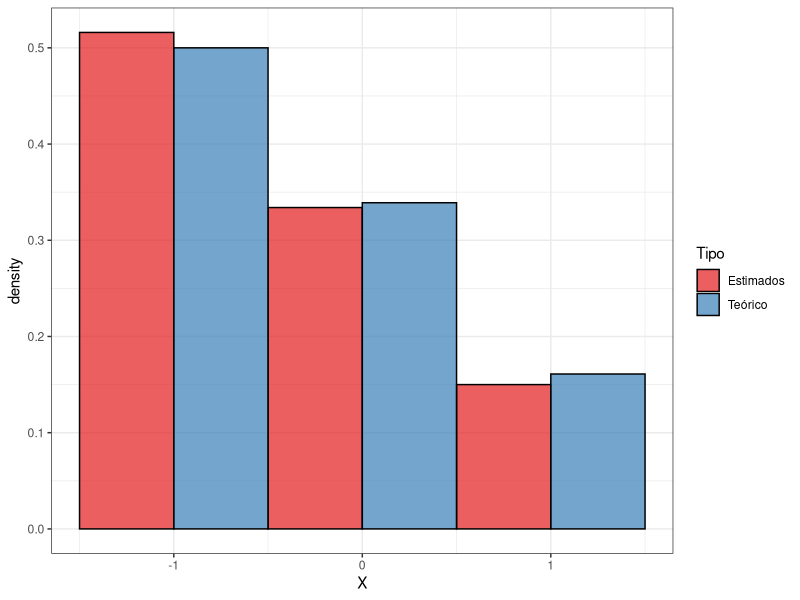
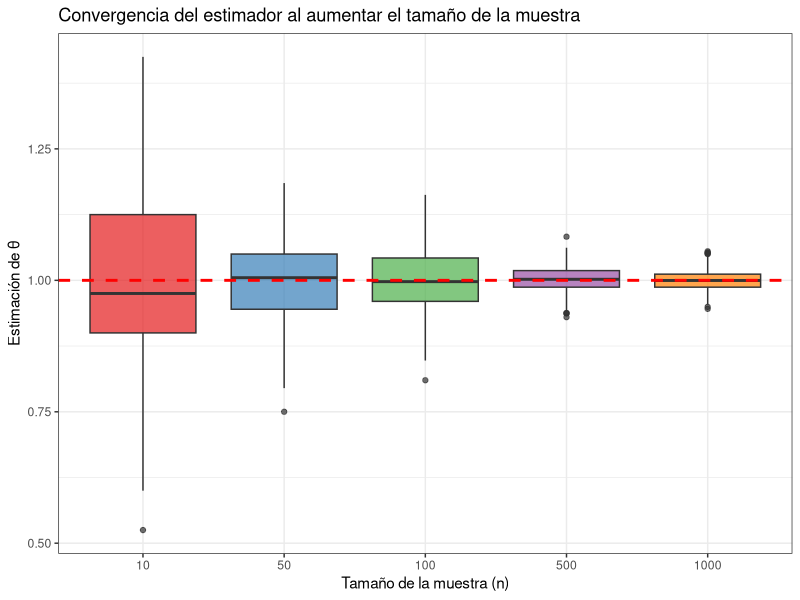
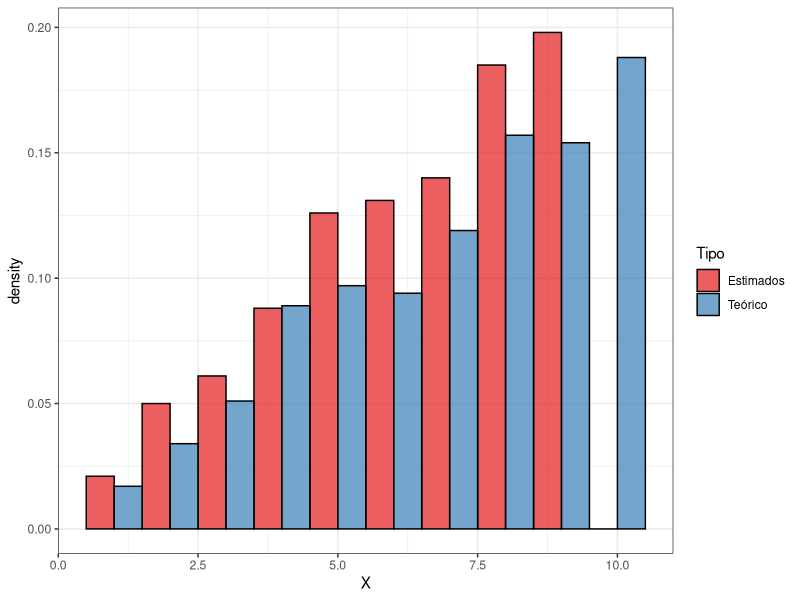
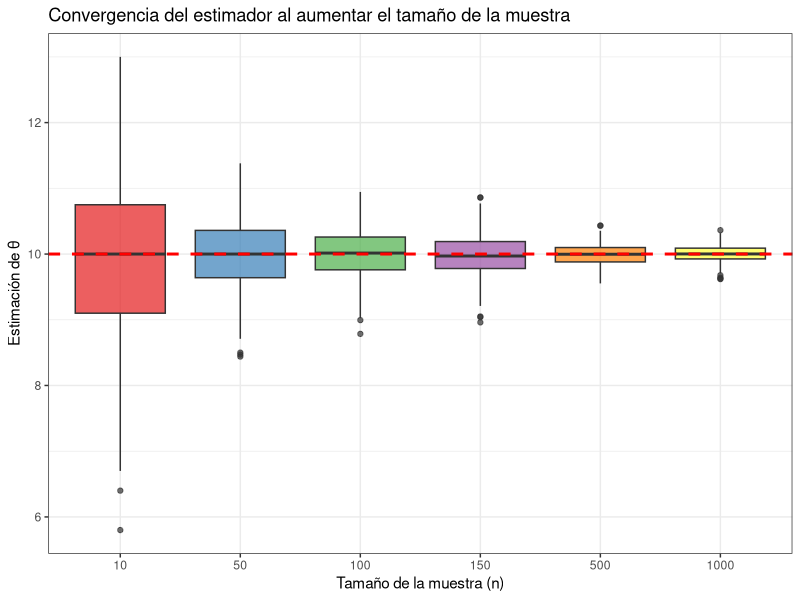
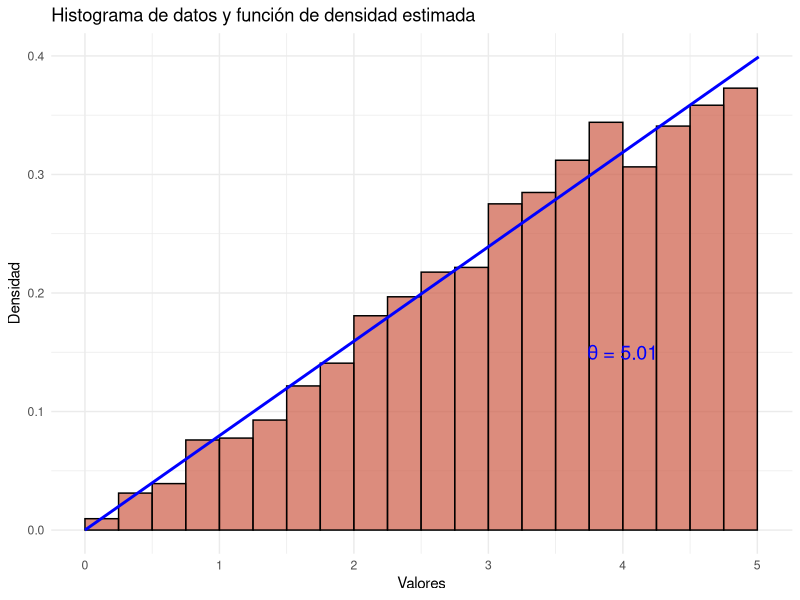
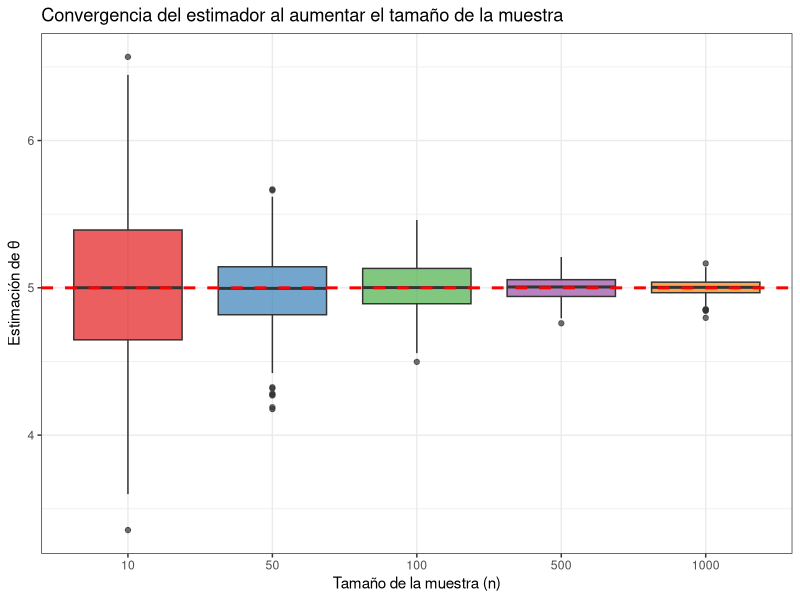
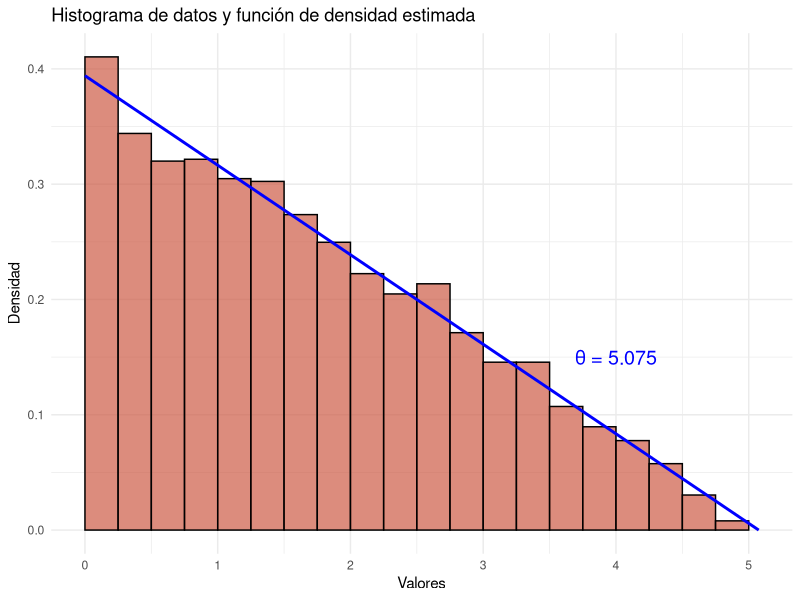
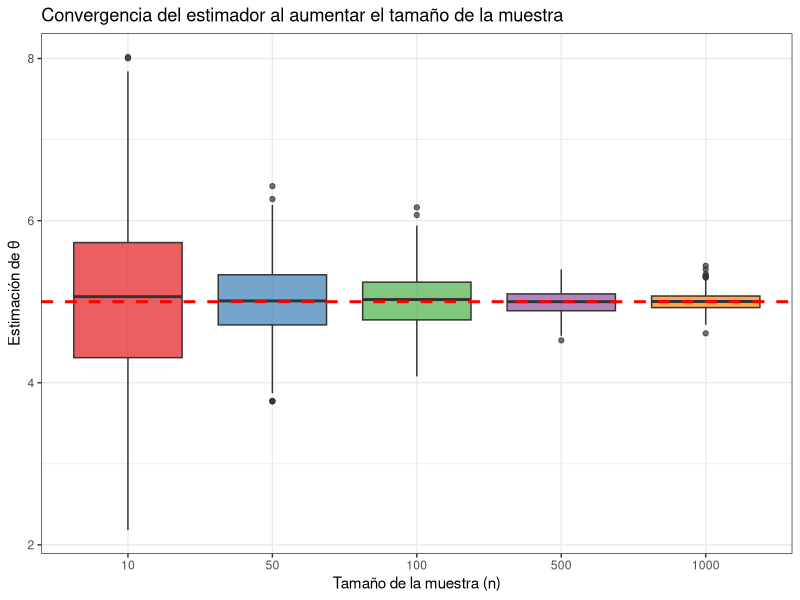

The R script that drew these images, in order:
## ---- chunk 1
#| include: false

library(tidyverse)
library(knitr)
library(kableExtra)
library(readxl)
library(RColorBrewer)
## ---- chunk 2
# Parámetro fijo
theta_fijo <- 1

# Función de probabilidad 
dexr <- function(x, theta){
f_x <-ifelse(x == -1, theta/2, ifelse(x == 0, theta/3, ifelse(x == 1, 1 - 5*theta/6, 0)))
return(f_x)
}

# Función para generar muestra aleatoria
rexr <- function(n, theta){
  X <- sample(c(-1, 0, 1), size = n, replace = TRUE, prob = c(theta/2, theta/3, 1 - 5*theta/6))
  return(X)
}

# Función para estimar theta
estimar_theta <- function(X){
  theta_hat <- (3 * (1 - mean(X))) / 4
  return(theta_hat)
}


df_exr <- data.frame(X = rexr(1000, theta_fijo), Tipo = "Teórico")

theta_hat <- estimar_theta(df_exr$X)

df_temp <- data.frame(X = rexr(1000, theta_hat), Tipo = "Estimados")

df_exr <- rbind(df_exr, df_temp)

ggplot(df_exr)+
  geom_histogram(aes(x = X, y = after_stat(density), fill =Tipo), bins = 3, center = -1, color = "black", alpha = 0.7, position ="dodge")+
  scale_fill_brewer(palette = "Set1")+
  theme_bw()
  





## ---- chunk 3
# Tamaños de muestra y número de réplicas
tamano <- c(10, 50, 100, 500, 1000)
N <- 500

# Data frame para almacenar los resultados

df_convergencia <- data.frame()

# Simulación y cálculo del estimador para cada tamaño de muestra
for (n in tamano){
  estimacion_n <- replicate(N, {
    X <- rexr(n, theta_fijo)
    estimar_theta(X)
  })
  df_temp <- data.frame(n = as.factor(n), Estimacion = estimacion_n)
  df_convergencia <- rbind(df_convergencia, df_temp)
}

# Gráfico de convergencia

ggplot(df_convergencia)+
  geom_boxplot(aes(x = n, y = Estimacion, fill = n), alpha = 0.7)+
  geom_hline(yintercept = theta_fijo, color = "red", linetype = "dashed", linewidth = 1)+
  scale_fill_brewer(palette = "Set1")+
  labs(title = "Convergencia del estimador al aumentar el tamaño de la muestra",
       x = "Tamaño de la muestra (n)",
       y = "Estimación de θ")+
  theme_bw()+
  theme(legend.position = "none")

## ---- chunk 4
# Parámetro fijo
theta_fijo <- 10

# Función de probabilidad 
dexr <- function(x, theta){
f_x <- 2*x/(theta * (theta+1))
return(f_x)
}

# Función para generar muestra aleatoria
rexr <- function(n, theta){
  X <- sample(1:theta, size = n, replace = TRUE, prob = dexr(1:theta, theta))
  return(X)
}

# Función para estimar theta
estimar_theta <- function(X){
  theta_hat <- (3*mean(X)-1)/2
  return(theta_hat)
}


df_exr <- data.frame(X = rexr(1000, theta_fijo), Tipo = "Teórico")

theta_hat <- estimar_theta(df_exr$X)

cat("El valor estimado del parámetro es:", round(theta_hat,4))

df_temp <- data.frame(X = rexr(1000, theta_hat), Tipo = "Estimados")

df_exr <- rbind(df_exr, df_temp)

ggplot(df_exr)+
  geom_histogram(aes(x = X, y = after_stat(density), fill =Tipo), binwidth = 1, center = 1, color = "black", alpha = 0.7, position ="dodge")+
  scale_fill_brewer(palette = "Set1")+
  theme_bw()
  





## ---- chunk 5
# Tamaños de muestra y número de réplicas
tamano <- c(10, 50, 100,150, 500, 1000)
N <- 500

# Data frame para almacenar los resultados

df_convergencia <- data.frame()

# Simulación y cálculo del estimador para cada tamaño de muestra
for (n in tamano){
  estimacion_n <- replicate(N, {
    X <- rexr(n, theta_fijo)
    estimar_theta(X)
  })
  df_temp <- data.frame(n = as.factor(n), Estimacion = estimacion_n)
  df_convergencia <- rbind(df_convergencia, df_temp)
}

# Gráfico de convergencia

ggplot(df_convergencia)+
  geom_boxplot(aes(x = n, y = Estimacion, fill = n), alpha = 0.7)+
  geom_hline(yintercept = theta_fijo, color = "red", linetype = "dashed", linewidth = 1)+
  scale_fill_brewer(palette = "Set1")+
  labs(title = "Convergencia del estimador al aumentar el tamaño de la muestra",
       x = "Tamaño de la muestra (n)",
       y = "Estimación de θ")+
  theme_bw()+
  theme(legend.position = "none")

## ---- chunk 6
#| fig-align: center

# Parámetro fijo

theta_fijo <- 5

# Función de densidad
dexr <- function(x, theta){
  f_x <- ifelse(x >= 0 & x <= theta, (2*x)/(theta^2), 0)
  return(f_x)
}

# Función para generar muestra aleatoria
rexr <- function(n, theta){
  U <- runif(n)
  X <- theta * sqrt(U)
  return(X)
}


# Función para estimar theta

estimar_theta <- function(X){
  theta_hat <- (3 * mean(X)) / 2
  return(theta_hat)
}


df_exr <- data.frame(X = rexr(5000, theta_fijo))
theta_hat <- estimar_theta(df_exr$X)


ggplot(df_exr)+
  geom_histogram(aes(x = X, y = after_stat(density)), binwidth =0.25, color = "black", fill = "coral3", alpha = 0.7, boundary=0)+
  stat_function(fun = dexr, args = list(theta = theta_hat), color = "blue", linewidth = 1, xlim = c(0, theta_hat))+
  annotate("text", x = 4, y = 0.15, label = paste("θ =", round(theta_hat,3)), color = "blue", size = 5)+
  labs(title = "Histograma de datos y función de densidad estimada",
       x = "Valores",
       y = "Densidad")+
  theme_minimal()





## ---- chunk 7
#| fig-align: "center"

# Tamaños de muestra y número de réplicas
tamano <- c(10, 50, 100, 500, 1000)
N <- 500

# Data frame para almacenar los resultados
df_convergencia <- data.frame()

# Simulación y cálculo del estimador para cada tamaño de muestra
for (n in tamano){
  estimacion_n <- replicate(N, {
    X <- rexr(n, theta_fijo)
    estimar_theta(X)
  })
  df_temp <- data.frame(n = factor(n), Estimacion = estimacion_n )
  df_convergencia <- rbind(df_convergencia, df_temp)
}

# Gráfico de convergencia
ggplot(df_convergencia)+
  geom_boxplot(aes(x = n, y = Estimacion, fill = n), alpha = 0.7)+
  geom_hline(yintercept = theta_fijo, color = "red", linetype = "dashed", linewidth = 1)+
  scale_fill_brewer(palette = "Set1")+
  labs(title = "Convergencia del estimador al aumentar el tamaño de la muestra",
       x = "Tamaño de la muestra (n)",
       y = "Estimación de θ")+
  theme_bw()+
  theme(legend.position = "none")

## ---- chunk 8
#| fig-align: center

# Parámetro fijo

theta_fijo <- 5

# Función de densidad
dexr <- function(x, theta){
  f_x <- 2*(theta-x)/(theta^2)
  return(f_x)
}

# Función para generar muestra aleatoria
rexr <- function(n, theta){
  U <- runif(n)
  X <- theta  - theta * sqrt(1-U)
  return(X)
}


# Función para estimar theta

estimar_theta <- function(X){
  theta_hat <- (3 * mean(X)) 
  return(theta_hat)
}


df_exr <- data.frame(X = rexr(5000, theta_fijo))
theta_hat <- estimar_theta(df_exr$X)


ggplot(df_exr)+
  geom_histogram(aes(x = X, y = after_stat(density)), binwidth =0.25, color = "black", fill = "coral3", alpha = 0.7, boundary=0)+
  stat_function(fun = dexr, args = list(theta = theta_hat), color = "blue", linewidth = 1, xlim = c(0, theta_hat))+
  annotate("text", x = 4, y = 0.15, label = paste("θ =", round(theta_hat,3)), color = "blue", size = 5)+
  labs(title = "Histograma de datos y función de densidad estimada",
       x = "Valores",
       y = "Densidad")+
  theme_minimal()





## ---- chunk 9
#| fig-align: "center"

# Tamaños de muestra y número de réplicas
tamano <- c(10, 50, 100, 500, 1000)
N <- 500

# Data frame para almacenar los resultados
df_convergencia <- data.frame()

# Simulación y cálculo del estimador para cada tamaño de muestra
for (n in tamano){
  estimacion_n <- replicate(N, {
    X <- rexr(n, theta_fijo)
    estimar_theta(X)
  })
  df_temp <- data.frame(n = factor(n), Estimacion = estimacion_n )
  df_convergencia <- rbind(df_convergencia, df_temp)
}

# Gráfico de convergencia
ggplot(df_convergencia)+
  geom_boxplot(aes(x = n, y = Estimacion, fill = n), alpha = 0.7)+
  geom_hline(yintercept = theta_fijo, color = "red", linetype = "dashed", linewidth = 1)+
  scale_fill_brewer(palette = "Set1")+
  labs(title = "Convergencia del estimador al aumentar el tamaño de la muestra",
       x = "Tamaño de la muestra (n)",
       y = "Estimación de θ")+
  theme_bw()+
  theme(legend.position = "none")

## ---- chunk 10
datos <- read_xlsx("./Tarea_4.xlsx")
## ---- chunk 11
# Cargar librerías necesarias
library(tidyverse)



# 1. Distribución Geométrica (Columna: Geometrica)
# E[X] = (1 - theta) / theta => theta = 1 / (mean(X) + 1)
theta_hat_geo <- 1 / (mean(datos$Geometrica) + 1)
cat("Estimador (theta_hat) para Geométrica:", theta_hat_geo, "\n")

# Gráfico para discreta (usando puntos y segmentos para la PMF)
x_vals_geo <- 0:max(datos$Geometrica)
df_teorico_geo <- data.frame(x = x_vals_geo, prob = dgeom(x_vals_geo, prob = theta_hat_geo))

plot_geo <- ggplot(datos) +
  geom_histogram(aes(x = Geometrica, y = after_stat(density)),
                 binwidth = 1, color = "black", fill = "coral3", alpha = 0.7) +
  geom_point(data = df_teorico_geo, aes(x = x, y = prob), color = "blue", size = 3) +
  geom_segment(data = df_teorico_geo, aes(x = x, xend = x, y = 0, yend = prob),
               color = "blue", linewidth = 1) +
  annotate("text", x = 10, y = 0.2,
           label = paste("θ =", round(theta_hat_geo, 4)), color = "blue", size = 5) +
  labs(title = "Geométrica: Histograma y PMF Estimada", x = "Valores (x)", y = "Densidad/Probabilidad") +
  theme_minimal()
# print(plot_geo)

# -----------------------------------------------------
# 2. Distribución Exponencial (Columna: Exp)
# E[X] = 1 / lambda => lambda = 1 / mean(X)
lambda_hat_exp <- 1 / mean(datos$Exp)
cat("Estimador (lambda_hat) para Exponencial:", lambda_hat_exp, "\n")

# Gráfico para continua
plot_exp <- ggplot(datos) +
  geom_histogram(aes(Exp, y = after_stat(density)), bins = 50, color = "black", fill = "coral3", alpha = 0.7, boundary=0) +
  stat_function(fun = dexp, args = list(rate = lambda_hat_exp), color = "blue", linewidth = 1) +
  annotate("text", x = 1.0, y = 2.0, 
           label = paste("λ =", round(lambda_hat_exp, 3)), color = "blue", size = 5) +
  labs(title = "Exponencial: Histograma y PDF Estimada", x = "Valores (x)", y = "Densidad") +
  theme_minimal()
# print(plot_exp)

# -----------------------------------------------------
# 3. Distribución Normal (Columna: Normal)
# E[X] = mu => mu_hat = mean(X)
# Var[X] = sigma^2 => sigma_hat = sd(X) (usando sd muestral no sesgado)
mu_hat_norm <- mean(datos$Normal)
sigma_hat_norm <- sd(datos$Normal)
cat("Estimadores para Normal (mu_hat, sigma_hat):", mu_hat_norm, sigma_hat_norm, "\n")

# Gráfico para continua
plot_norm <- ggplot(datos) +
  geom_histogram(aes(Normal, y = after_stat(density)), bins = 50, color = "black", fill = "coral3", alpha = 0.7) +
  stat_function(fun = dnorm, args = list(mean = mu_hat_norm, sd = sigma_hat_norm), color = "blue", linewidth = 1) +
  annotate("text", x = 2.0, y = 0.15, 
           label = paste("μ =", round(mu_hat_norm, 3), "\n", "σ =", round(sigma_hat_norm, 3)), 
           color = "blue", size = 5) +
  labs(title = "Normal: Histograma y PDF Estimada", x = "Valores (x)", y = "Densidad") +
  theme_minimal()
# print(plot_norm)

# -----------------------------------------------------
# 4. Distribución Gamma (Columna: Gamma)
# E[X] = alpha / beta
# Var[X] = alpha / beta^2
# alpha = mean(X)^2 / var(X), beta = mean(X) / var(X)
mean_gamma <- mean(datos$Gamma)
var_gamma <- var(datos$Gamma)
alpha_hat_gamma <- mean_gamma^2 / var_gamma # shape
beta_hat_gamma <- mean_gamma / var_gamma   # rate
cat("Estimadores para Gamma (alpha_hat, beta_hat):", alpha_hat_gamma, beta_hat_gamma, "\n")

# Gráfico para continua
plot_gamma <- ggplot(datos) +
  geom_histogram(aes(Gamma, y = after_stat(density)), bins = 50, color = "black", fill = "coral3", alpha = 0.7, boundary=0) +
  stat_function(fun = dgamma, args = list(shape = alpha_hat_gamma, rate = beta_hat_gamma), color = "blue", linewidth = 1) +
  annotate("text", x = 4.0, y = 0.5, 
           label = paste("α =", round(alpha_hat_gamma, 3), "\n", "β =", round(beta_hat_gamma, 3)), 
           color = "blue", size = 5) +
  labs(title = "Gamma: Histograma y PDF Estimada", x = "Valores (x)", y = "Densidad") +
  theme_minimal()
# print(plot_gamma)

# Imprimir todos los gráficos (descomentar para mostrar en el QMD)
# plot_geo
# plot_exp
# plot_norm
# plot_gamma
## ---- chunk 12
lambda_hat <- 1/mean(datos$Exp)
lambda_hat

ggplot(datos)+
  geom_histogram(aes(Exp, y = after_stat(density)), bins = 50, color = "black", fill = "coral3", alpha = 0.7, boundary=0)+
  stat_function(fun = dexp, args = list(rate = lambda_hat), color = "blue", linewidth = 1)+
  annotate("text", x = 0.75, y = 2, label = paste("λ =", round(lambda_hat, 3)), color = "blue", size = 5)+
  labs(title = "Histograma de datos y función de densidad estimada",
       x = "Valores",
       y = "Densidad")+
  theme_minimal()


## ---- chunk 13
# 3. Distribución Normal (Columna: Normal)
# Estimadores MOM: mu_hat = mean(X), sigma_sq_hat = var(X)
mu_hat_norm <- mean(datos$Normal)
sigma_hat_norm <- sd(datos$Normal)
sigma_sq_hat_norm <- var(datos$Normal) # Varianza muestral (n-1)

cat("Estimador de la media (mu_hat):", mu_hat_norm, "\n")
cat("Estimador de la varianza (sigma_sq_hat):", sigma_sq_hat_norm, "\n")

# Gráfico comparativo
plot_norm <- ggplot(datos) +
  geom_histogram(aes(Normal, y = after_stat(density)), bins = 50, color = "black", fill = "coral3", alpha = 0.7) +
  stat_function(fun = dnorm, args = list(mean = mu_hat_norm, sd = sigma_hat_norm), color = "blue", linewidth = 1) +
  annotate("text", x = 2.0, y = 0.15, 
           label = paste("μ =", round(mu_hat_norm, 3), "\n", "σ² =", round(sigma_sq_hat_norm, 3)), 
           color = "blue", size = 5) +
  labs(title = "Normal: Histograma y PDF Estimada", x = "Valores (x)", y = "Densidad") +
  theme_minimal()
# print(plot_norm)
## ---- chunk 14
# 4. Distribución Gamma (Columna: Gamma)
# Estimadores MOM: 
# Forma (γ) = mean(X)^2 / var(X)
# Tasa (λ) = mean(X) / var(X)
mean_gamma <- mean(datos$Gamma)
var_gamma <- var(datos$Gamma)

gamma_hat <- mean_gamma^2 / var_gamma  # Forma (Shape)
lambda_hat <- mean_gamma / var_gamma   # Tasa (Rate)

cat("Estimador de Forma (γ):", gamma_hat, "\n")
cat("Estimador de Tasa (λ):", lambda_hat, "\n")

# Gráfico comparativo
plot_gamma <- ggplot(datos) +
  geom_histogram(aes(Gamma, y = after_stat(density)), bins = 50, color = "black", fill = "coral3", alpha = 0.7, boundary=0) +
  # En R, dgamma usa 'shape' para la forma y 'rate' para la tasa.
  stat_function(fun = dgamma, args = list(shape = gamma_hat, rate = lambda_hat), color = "blue", linewidth = 1) +
  annotate("text", x = 4.0, y = 0.5, 
           label = paste("γ =", round(gamma_hat, 3), "\n", "λ =", round(lambda_hat, 3)), 
           color = "blue", size = 5) +
  labs(title = "Gamma: Histograma y PDF Estimada", x = "Valores (x)", y = "Densidad") +
  theme_minimal()
# print(plot_gamma)
